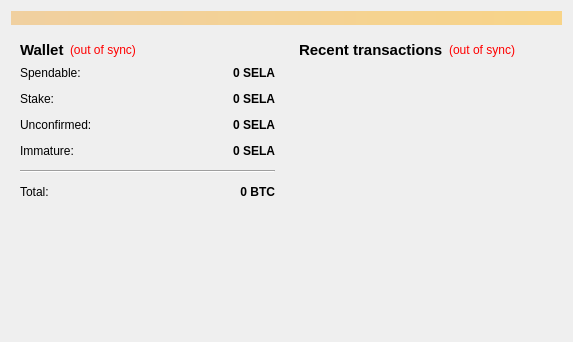
<?xml version="1.0" encoding="UTF-8"?>
<ui version="4.0">
 <class>OverviewPage</class>
 <widget class="QWidget" name="OverviewPage">
  <property name="geometry">
   <rect>
    <x>0</x>
    <y>0</y>
    <width>573</width>
    <height>342</height>
   </rect>
  </property>
  <property name="windowTitle">
   <string>Form</string>
  </property>
  <layout class="QVBoxLayout" name="topLayout">
   <item>
    <widget class="QLabel" name="labelAlerts">
     <property name="visible">
      <bool>false</bool>
     </property>
     <property name="styleSheet">
      <string notr="true">background-color: qlineargradient(x1: 0, y1: 0, x2: 1, y2: 0, stop:0 #F0D0A0, stop:1 #F8D488);  color:#000000
</string>
     </property>
     <property name="wordWrap">
      <bool>true</bool>
     </property>
     <property name="margin">
      <number>3</number>
     </property>
    </widget>
   </item>
   <item>
    <layout class="QHBoxLayout" name="horizontalLayout" stretch="1,1">
     <item>
      <layout class="QVBoxLayout" name="verticalLayout_2">
       <item>
        <widget class="QWidget" name="widget" native="true">
         <layout class="QVBoxLayout" name="verticalLayout_4">
          <item>
           <layout class="QHBoxLayout" name="horizontalLayout_4">
            <item>
             <widget class="QLabel" name="label_5">
              <property name="font">
               <font>
                <pointsize>11</pointsize>
                <weight>75</weight>
                <bold>true</bold>
               </font>
              </property>
              <property name="text">
               <string>Wallet</string>
              </property>
             </widget>
            </item>
            <item>
             <widget class="QLabel" name="labelWalletStatus">
              <property name="toolTip">
               <string>The displayed information may be out of date. Your wallet automatically synchronizes with the SelaCoin network after a connection is established, but this process has not completed yet.</string>
              </property>
              <property name="styleSheet">
               <string notr="true">QLabel { color: red; }</string>
              </property>
              <property name="text">
               <string notr="true">(out of sync)</string>
              </property>
              <property name="alignment">
               <set>Qt::AlignLeading|Qt::AlignLeft|Qt::AlignVCenter</set>
              </property>
             </widget>
            </item>
            <item>
             <spacer name="horizontalSpacer_2">
              <property name="orientation">
               <enum>Qt::Horizontal</enum>
              </property>
              <property name="sizeHint" stdset="0">
               <size>
                <width>40</width>
                <height>20</height>
               </size>
              </property>
             </spacer>
            </item>
           </layout>
          </item>
          <item>
           <layout class="QFormLayout" name="formLayout_2">
            <property name="fieldGrowthPolicy">
             <enum>QFormLayout::AllNonFixedFieldsGrow</enum>
            </property>
            <property name="horizontalSpacing">
             <number>12</number>
            </property>
            <property name="verticalSpacing">
             <number>12</number>
            </property>
            <item row="0" column="0">
             <widget class="QLabel" name="label">
              <property name="text">
               <string>Spendable:</string>
              </property>
             </widget>
            </item>
            <item row="0" column="1">
             <widget class="QLabel" name="labelBalance">
              <property name="font">
               <font>
                <weight>75</weight>
                <bold>true</bold>
               </font>
              </property>
              <property name="cursor">
               <cursorShape>IBeamCursor</cursorShape>
              </property>
              <property name="toolTip">
               <string>Your current spendable balance</string>
              </property>
              <property name="text">
               <string notr="true">0 SELA</string>
              </property>
              <property name="alignment">
               <set>Qt::AlignRight|Qt::AlignTrailing|Qt::AlignVCenter</set>
              </property>
              <property name="textInteractionFlags">
               <set>Qt::LinksAccessibleByMouse|Qt::TextSelectableByKeyboard|Qt::TextSelectableByMouse</set>
              </property>
             </widget>
            </item>
            <item row="1" column="0">
             <widget class="QLabel" name="label_6">
              <property name="text">
               <string>Stake:</string>
              </property>
             </widget>
            </item>
            <item row="1" column="1">
             <widget class="QLabel" name="labelStake">
              <property name="font">
               <font>
                <weight>75</weight>
                <bold>true</bold>
               </font>
              </property>
              <property name="cursor">
               <cursorShape>IBeamCursor</cursorShape>
              </property>
              <property name="toolTip">
               <string>Total of coins that was staked, and do not yet count toward the current balance</string>
              </property>
              <property name="text">
               <string notr="true">0 SELA</string>
              </property>
              <property name="alignment">
               <set>Qt::AlignRight|Qt::AlignTrailing|Qt::AlignVCenter</set>
              </property>
              <property name="textInteractionFlags">
               <set>Qt::LinksAccessibleByMouse|Qt::TextSelectableByKeyboard|Qt::TextSelectableByMouse</set>
              </property>
             </widget>
            </item>
            <item row="2" column="0">
             <widget class="QLabel" name="label_3">
              <property name="text">
               <string>Unconfirmed:</string>
              </property>
             </widget>
            </item>
            <item row="2" column="1">
             <widget class="QLabel" name="labelUnconfirmed">
              <property name="font">
               <font>
                <weight>75</weight>
                <bold>true</bold>
               </font>
              </property>
              <property name="cursor">
               <cursorShape>IBeamCursor</cursorShape>
              </property>
              <property name="toolTip">
               <string>Total of transactions that have yet to be confirmed, and do not yet count toward the current balance</string>
              </property>
              <property name="text">
               <string notr="true">0 SELA</string>
              </property>
              <property name="alignment">
               <set>Qt::AlignRight|Qt::AlignTrailing|Qt::AlignVCenter</set>
              </property>
              <property name="textInteractionFlags">
               <set>Qt::LinksAccessibleByMouse|Qt::TextSelectableByKeyboard|Qt::TextSelectableByMouse</set>
              </property>
             </widget>
            </item>
            <item row="3" column="0">
             <widget class="QLabel" name="labelImmatureText">
              <property name="text">
               <string>Immature:</string>
              </property>
             </widget>
            </item>
            <item row="3" column="1">
             <widget class="QLabel" name="labelImmature">
              <property name="font">
               <font>
                <weight>75</weight>
                <bold>true</bold>
               </font>
              </property>
              <property name="toolTip">
               <string>Mined balance that has not yet matured</string>
              </property>
              <property name="text">
               <string notr="true">0 SELA</string>
              </property>
              <property name="alignment">
               <set>Qt::AlignRight|Qt::AlignTrailing|Qt::AlignVCenter</set>
              </property>
              <property name="textInteractionFlags">
               <set>Qt::LinksAccessibleByMouse|Qt::TextSelectableByKeyboard|Qt::TextSelectableByMouse</set>
              </property>
             </widget>
            </item>
            <item row="4" column="0" colspan="2">
             <widget class="Line" name="line">
              <property name="orientation">
               <enum>Qt::Horizontal</enum>
              </property>
             </widget>
            </item>
            <item row="5" column="0">
             <widget class="QLabel" name="labelTotalText">
              <property name="text">
               <string>Total:</string>
              </property>
             </widget>
            </item>
            <item row="5" column="1">
             <widget class="QLabel" name="labelTotal">
              <property name="font">
               <font>
                <weight>75</weight>
                <bold>true</bold>
               </font>
              </property>
              <property name="cursor">
               <cursorShape>IBeamCursor</cursorShape>
              </property>
              <property name="toolTip">
               <string>Your current total balance</string>
              </property>
              <property name="text">
               <string notr="true">0 BTC</string>
              </property>
              <property name="alignment">
               <set>Qt::AlignRight|Qt::AlignTrailing|Qt::AlignVCenter</set>
              </property>
              <property name="textInteractionFlags">
               <set>Qt::LinksAccessibleByMouse|Qt::TextSelectableByKeyboard|Qt::TextSelectableByMouse</set>
              </property>
             </widget>
            </item>
           </layout>
          </item>
         </layout>
        </widget>
       </item>
       <item>
        <spacer name="verticalSpacer">
         <property name="orientation">
          <enum>Qt::Vertical</enum>
         </property>
         <property name="sizeHint" stdset="0">
          <size>
           <width>20</width>
           <height>40</height>
          </size>
         </property>
        </spacer>
       </item>
      </layout>
     </item>
     <item>
      <layout class="QVBoxLayout" name="verticalLayout_3">
       <item>
        <widget class="QWidget" name="widget_2" native="true">
         <layout class="QVBoxLayout" name="verticalLayout">
          <item>
           <layout class="QHBoxLayout" name="horizontalLayout_2">
            <item>
             <widget class="QLabel" name="label_4">
              <property name="font">
               <font>
                <pointsize>11</pointsize>
                <weight>75</weight>
                <bold>true</bold>
               </font>
              </property>
              <property name="text">
               <string>&lt;b&gt;Recent transactions&lt;/b&gt;</string>
              </property>
             </widget>
            </item>
            <item>
             <widget class="QLabel" name="labelTransactionsStatus">
              <property name="toolTip">
               <string>The displayed information may be out of date. Your wallet automatically synchronizes with the SelaCoin network after a connection is established, but this process has not completed yet.</string>
              </property>
              <property name="styleSheet">
               <string notr="true">QLabel { color: red; }</string>
              </property>
              <property name="text">
               <string notr="true">(out of sync)</string>
              </property>
              <property name="alignment">
               <set>Qt::AlignRight|Qt::AlignTrailing|Qt::AlignVCenter</set>
              </property>
             </widget>
            </item>
            <item>
             <spacer name="horizontalSpacer">
              <property name="orientation">
               <enum>Qt::Horizontal</enum>
              </property>
              <property name="sizeHint" stdset="0">
               <size>
                <width>40</width>
                <height>20</height>
               </size>
              </property>
             </spacer>
            </item>
           </layout>
          </item>
          <item>
           <widget class="QListView" name="listTransactions">
            <property name="styleSheet">
             <string notr="true">QListView { background: transparent; }</string>
            </property>
            <property name="frameShape">
             <enum>QFrame::NoFrame</enum>
            </property>
            <property name="verticalScrollBarPolicy">
             <enum>Qt::ScrollBarAlwaysOff</enum>
            </property>
            <property name="horizontalScrollBarPolicy">
             <enum>Qt::ScrollBarAlwaysOff</enum>
            </property>
            <property name="selectionMode">
             <enum>QAbstractItemView::NoSelection</enum>
            </property>
           </widget>
          </item>
         </layout>
        </widget>
       </item>
      </layout>
     </item>
    </layout>
   </item>
  </layout>
 </widget>
 <resources/>
 <connections/>
</ui>
